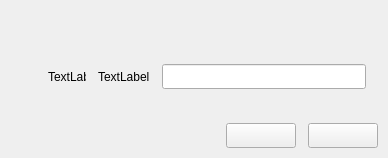
<?xml version="1.0" encoding="UTF-8"?>
<ui version="4.0">
 <class>MyMessageBox</class>
 <widget class="QWidget" name="MyMessageBox">
  <property name="geometry">
   <rect>
    <x>0</x>
    <y>0</y>
    <width>388</width>
    <height>158</height>
   </rect>
  </property>
  <property name="minimumSize">
   <size>
    <width>388</width>
    <height>158</height>
   </size>
  </property>
  <property name="maximumSize">
   <size>
    <width>388</width>
    <height>158</height>
   </size>
  </property>
  <property name="windowTitle">
   <string>MyMessageBox</string>
  </property>
  <layout class="QVBoxLayout" name="verticalLayout">
   <property name="spacing">
    <number>0</number>
   </property>
   <property name="leftMargin">
    <number>0</number>
   </property>
   <property name="topMargin">
    <number>22</number>
   </property>
   <property name="rightMargin">
    <number>0</number>
   </property>
   <property name="bottomMargin">
    <number>10</number>
   </property>
   <item>
    <spacer name="verticalSpacer_2">
     <property name="orientation">
      <enum>Qt::Vertical</enum>
     </property>
     <property name="sizeHint" stdset="0">
      <size>
       <width>20</width>
       <height>40</height>
      </size>
     </property>
    </spacer>
   </item>
   <item>
    <layout class="QHBoxLayout" name="horizontalLayout_2">
     <property name="spacing">
      <number>12</number>
     </property>
     <property name="leftMargin">
      <number>0</number>
     </property>
     <property name="rightMargin">
      <number>22</number>
     </property>
     <item>
      <spacer name="horizontalSpacer_2">
       <property name="orientation">
        <enum>Qt::Horizontal</enum>
       </property>
       <property name="sizeType">
        <enum>QSizePolicy::Preferred</enum>
       </property>
       <property name="sizeHint" stdset="0">
        <size>
         <width>48</width>
         <height>20</height>
        </size>
       </property>
      </spacer>
     </item>
     <item>
      <widget class="QLabel" name="MessageIcon">
       <property name="minimumSize">
        <size>
         <width>38</width>
         <height>38</height>
        </size>
       </property>
       <property name="maximumSize">
        <size>
         <width>38</width>
         <height>38</height>
        </size>
       </property>
       <property name="text">
        <string>TextLabel</string>
       </property>
      </widget>
     </item>
     <item>
      <widget class="QLabel" name="MessageContent">
       <property name="text">
        <string>TextLabel</string>
       </property>
      </widget>
     </item>
     <item>
      <widget class="QLineEdit" name="inputContent">
       <property name="minimumSize">
        <size>
         <width>180</width>
         <height>25</height>
        </size>
       </property>
       <property name="maximumSize">
        <size>
         <width>16777215</width>
         <height>25</height>
        </size>
       </property>
      </widget>
     </item>
    </layout>
   </item>
   <item>
    <spacer name="verticalSpacer">
     <property name="orientation">
      <enum>Qt::Vertical</enum>
     </property>
     <property name="sizeHint" stdset="0">
      <size>
       <width>20</width>
       <height>30</height>
      </size>
     </property>
    </spacer>
   </item>
   <item>
    <layout class="QHBoxLayout" name="horizontalLayout">
     <property name="spacing">
      <number>12</number>
     </property>
     <property name="rightMargin">
      <number>10</number>
     </property>
     <item>
      <spacer name="horizontalSpacer">
       <property name="orientation">
        <enum>Qt::Horizontal</enum>
       </property>
       <property name="sizeHint" stdset="0">
        <size>
         <width>40</width>
         <height>20</height>
        </size>
       </property>
      </spacer>
     </item>
     <item>
      <widget class="QPushButton" name="pButtonOk">
       <property name="minimumSize">
        <size>
         <width>70</width>
         <height>25</height>
        </size>
       </property>
       <property name="maximumSize">
        <size>
         <width>70</width>
         <height>25</height>
        </size>
       </property>
       <property name="text">
        <string/>
       </property>
      </widget>
     </item>
     <item>
      <widget class="QPushButton" name="pButtonCancel">
       <property name="minimumSize">
        <size>
         <width>70</width>
         <height>25</height>
        </size>
       </property>
       <property name="maximumSize">
        <size>
         <width>70</width>
         <height>25</height>
        </size>
       </property>
       <property name="text">
        <string/>
       </property>
      </widget>
     </item>
    </layout>
   </item>
  </layout>
 </widget>
 <layoutdefault spacing="6" margin="11"/>
 <resources/>
 <connections/>
</ui>
